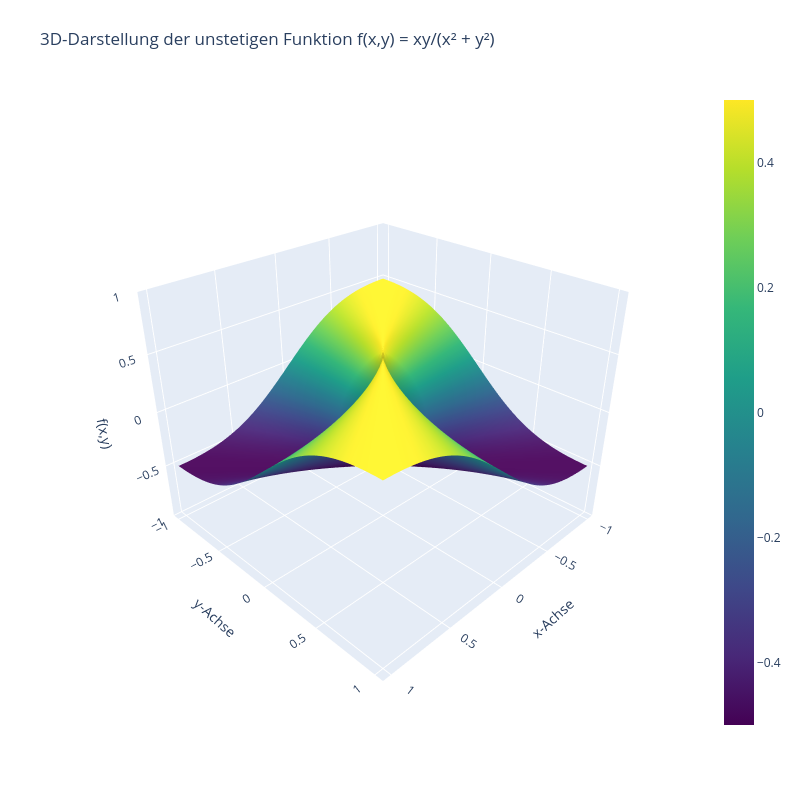

Notebook source saved alongside this figure:
### Code cell
import numpy as np
import plotly.graph_objects as go

def f(x, y):
    """
    Die unstetige Funktion f(x,y) = xy/(x^2 + y^2) für (x,y) ≠ (0,0) und f(0,0) = 0
    """
    # Erstelle eine Kopie des Ergebnisses, um die ursprünglichen Arrays nicht zu verändern
    result = np.zeros_like(x, dtype=float)
    # Berechne die Funktion für alle Punkte außer (0,0)
    # Verwende eine Maske, um Punkte zu identifizieren, die nicht (0,0) sind
    mask = (x != 0) | (y != 0)
    result[mask] = (x[mask] * y[mask]) / (x[mask]**2 + y[mask]**2)
    # Der Wert an (0,0) ist definiert als 0
    # Da result bereits mit Nullen initialisiert wurde, müssen wir nichts mehr tun
    return result

# Gitterparameter
n = 100  # Anzahl der Punkte in jeder Dimension
x_min, x_max = -1.0, 1.0
y_min, y_max = -1.0, 1.0

# Erstelle das Gitter
x = np.linspace(x_min, x_max, n)
y = np.linspace(y_min, y_max, n)
X, Y = np.meshgrid(x, y)

# Berechne die Funktionswerte
Z = f(X, Y)

# Begrenze die Werte für eine bessere Visualisierung
# Die Funktion kann extreme Werte nahe der Singularität annehmen
Z = np.clip(Z, -1, 1)

# Erstelle eine interaktive 3D-Darstellung mit Plotly
fig = go.Figure(data=[go.Surface(z=Z, x=X, y=Y, colorscale='viridis')])

# Passe das Layout an
fig.update_layout(
    title='3D-Darstellung der unstetigen Funktion f(x,y) = xy/(x² + y²)',
    scene=dict(
        xaxis_title='x-Achse',
        yaxis_title='y-Achse',
        zaxis_title='f(x,y)',
        zaxis=dict(range=[-1, 1]),  # Begrenze die z-Achse
        aspectratio=dict(x=1, y=1, z=0.8),
        camera=dict(
            eye=dict(x=1.5, y=1.5, z=1.2)  # Anpassung der Kameraposition
        )
    ),
    width=800,
    height=800,
    margin=dict(l=65, r=50, b=65, t=90)
)

# Zeige die Figur an
fig.show()

### Figure 1 — Plotly figure (JSON) as saved in the notebook; plotly's stock layout.template omitted (floating-point values rounded to 4 significant figures; data arrays with more than 128 entries replaced by an {"elided": "..."} marker saying what was removed)
{"data": [{"colorscale": [[0.0, "#440154"], [0.1111, "#482878"], [0.2222, "#3e4989"], [0.3333, "#31688e"], [0.4444, "#26828e"], [0.5556, "#1f9e89"], [0.6667, "#35b779"], [0.7778, "#6ece58"], [0.8889, "#b5de2b"], [1.0, "#fde725"]], "type": "surface", "x": {"elided": "100x100 float values"}, "y": {"elided": "100x100 float values"}, "z": {"elided": "100x100 float values"}}], "layout": {"height": 800, "margin": {"b": 65, "l": 65, "r": 50, "t": 90}, "scene": {"aspectratio": {"x": 1, "y": 1, "z": 0.8}, "camera": {"eye": {"x": 1.5, "y": 1.5, "z": 1.2}}, "xaxis": {"title": {"text": "x-Achse"}}, "yaxis": {"title": {"text": "y-Achse"}}, "zaxis": {"range": [-1, 1], "title": {"text": "f(x,y)"}}}, "title": {"text": "3D-Darstellung der unstetigen Funktion f(x,y) = xy/(x² + y²)"}, "width": 800}}
